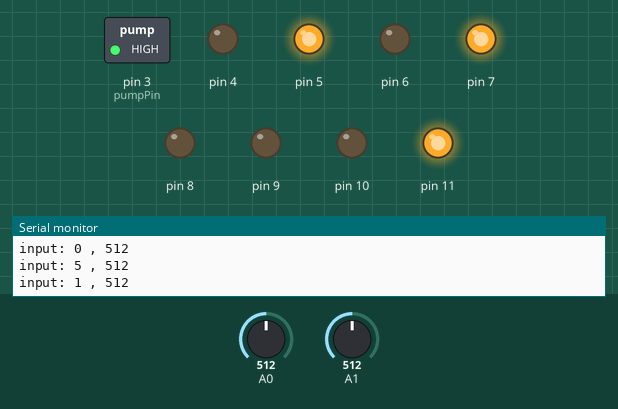
This sketch was run on a simulated Arduino Uno, built with avr-gcc and run on an emulated ATmega328P. Shown: switched loads named in the sketch (green lamp = pin HIGH), output pins drawn as LEDs (lit = HIGH), the last lines printed to the serial monitor. The inputs (shaded band) are chosen by the test bench; at power-on: A1 = 512, A0 = 512. Pins used as bus, display or sensor lines are not drawn.

Above: at 1.2 s.
1.3 s: A1 set to 208
4.3 s: A1 set to 185
At 5.6 s:
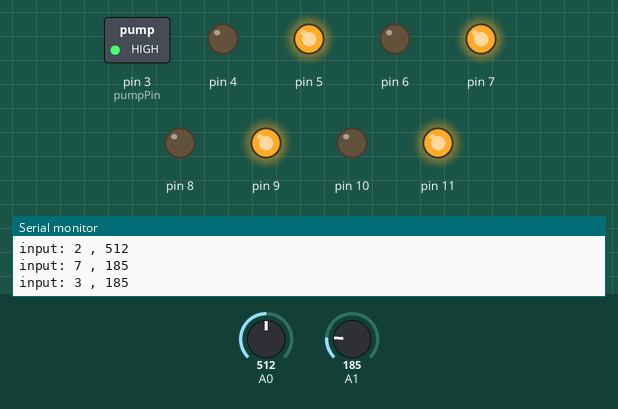
5.9 s: A1 set to 306
At 7.3 s:
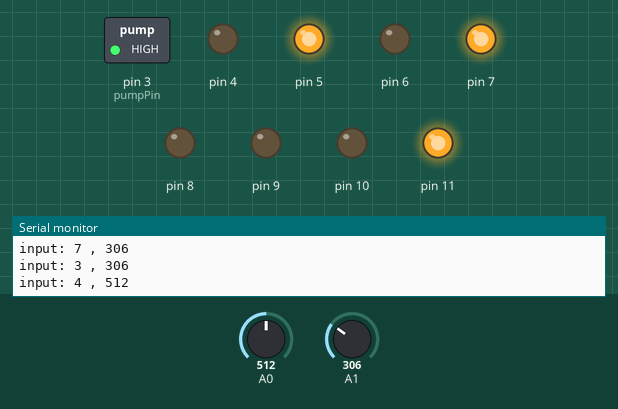
7.6 s: A1 set to 122
At 9.0 s:
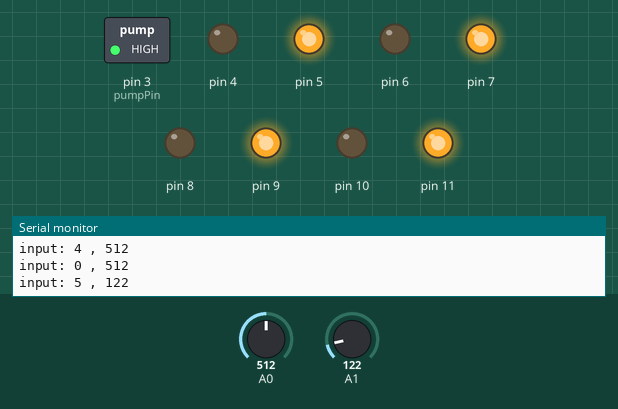
9.3 s: A0 set to 984
10.8 s: A0 set to 1008
Timing chart, 0 to 13.8 s (numbered marks = the images above; inputs shaded):
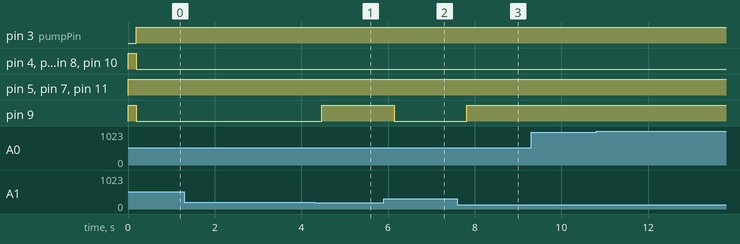

The sketch:

03-glove-control.ino
```cpp
#include <PCF8574.h> // imports the PCF8574 library See https://github.com/RobTillaart/PCF8574

#include "solenoid.h" // imports the header files for the solenoid and gloves
#include "glove.h"

#define LEFT_OUTER_KNEE_S     5
#define LEFT_OUTER_HIP_S      4
#define LEFT_INNER_KNEE_S     7
#define LEFT_INNER_HIP_S      6
#define RIGHT_INNER_KNEE_S    9
#define RIGHT_INNER_HIP_S     8
#define RIGHT_OUTER_KNEE_S    11
#define RIGHT_OUTER_HIP_S     10

// Each of these corresponds to one of the bits within the byte read by the PCF8574 chip. Each bit represents the state (pressed or not) of a button
#define LEFT_OUTER_KNEE_B     0
#define LEFT_OUTER_HIP_B      1
#define LEFT_INNER_KNEE_B     2
#define LEFT_INNER_HIP_B      3
#define RIGHT_INNER_KNEE_B    4
#define RIGHT_INNER_HIP_B     5
#define RIGHT_OUTER_KNEE_B    6
#define RIGHT_OUTER_HIP_B     7


// See https://github.com/RobTillaart/PCF8574 for documentation on this library
PCF8574 pcf(0x20); // it will always be 0x20 as it's the default address for the chip in our application

// Place to store the incoming byte from the above pcf
int incomingByte = 0;

Solenoid s_left_outer_knee(LEFT_OUTER_KNEE_S);
Solenoid s_left_outer_hip(LEFT_OUTER_HIP_S);
Solenoid s_left_inner_knee(LEFT_INNER_KNEE_S);
Solenoid s_left_inner_hip(LEFT_INNER_HIP_S);
Solenoid s_right_inner_knee(RIGHT_INNER_KNEE_S);
Solenoid s_right_inner_hip(RIGHT_INNER_HIP_S);
Solenoid s_right_outer_knee(RIGHT_OUTER_KNEE_S);
Solenoid s_right_outer_hip(RIGHT_OUTER_HIP_S);

Glove g_left_outer_knee(3);
Glove g_left_outer_hip(4);
Glove g_left_inner_knee(0);
Glove g_left_inner_hip(5);
Glove g_right_inner_knee(1);
Glove g_right_inner_hip(6);
Glove g_right_outer_knee(7);
Glove g_right_outer_hip(2);


void setup() // runs once when the microcontroller starts to setup various things needed
{
  Serial.begin(9600); // Start the serial port running at 9600 baud

  // call the setup functions for the pcf, solenoid, and glove classes
  pcf.begin();
  Glove::begin();
  s_left_outer_knee.begin();
  s_left_outer_hip.begin();
  s_left_inner_knee.begin();
  s_left_inner_hip.begin();
  s_right_inner_knee.begin();
  s_right_inner_hip.begin();
  s_right_outer_knee.begin();
  s_right_outer_hip.begin();
}

void solenoidLoops() // solenoid loop: calls the loop functions in each instance of the solenoid class
{
  s_left_outer_knee.loop();
  s_left_outer_hip.loop();
  s_left_inner_knee.loop();
  s_left_inner_hip.loop();
  s_right_inner_knee.loop();
  s_right_inner_hip.loop();
  s_right_outer_knee.loop();
  s_right_outer_hip.loop();
}

void gloveLoops() // glove loop: calls the loop functions in each instance of the glove class
{
  g_left_outer_knee.loop();
  g_left_outer_hip.loop();
  g_left_inner_knee.loop();
  g_left_inner_hip.loop();
  g_right_inner_knee.loop();
  g_right_inner_hip.loop();
  g_right_outer_hip.loop();
  g_right_outer_knee.loop();
}

void toggle(){

  // See https://github.com/RobTillaart/PCF8574 for documentation on this library
  byte inputStates = pcf.readButton8(); // Will read each input as a single byte

  if(g_left_outer_knee.isFlexed(240) || !bitRead(inputStates, LEFT_OUTER_KNEE_B)) // bitRead Isolates a bit from the byte. See https://www.arduino.cc/reference/en/language/functions/bits-and-bytes/bitread/
    s_left_outer_knee.retract(); //knees retract when the glove is flex, hips do the opposite
  else
    s_left_outer_knee.extend();

   if(g_left_outer_hip.isFlexed(200) || !bitRead(inputStates, LEFT_OUTER_HIP_B)) // isFlexed and bitRead are OR'ed ( || ) so either a button press or a flex of the glove will extend
     s_left_outer_hip.extend();
   else
     s_left_outer_hip.retract();

  if(g_left_inner_knee.isFlexed(240) || !bitRead(inputStates, LEFT_INNER_KNEE_B))
     s_left_inner_knee.retract();
   else
     s_left_inner_knee.extend();

   if(g_left_inner_hip.isFlexed(310) || !bitRead(inputStates, LEFT_INNER_HIP_B))
     s_left_inner_hip.extend();
   else
     s_left_inner_hip.retract();

   if(g_right_inner_knee.isFlexed(200)|| !bitRead(inputStates, RIGHT_INNER_KNEE_B))
     s_right_inner_knee.retract();
   else
     s_right_inner_knee.extend();

   if(g_right_inner_hip.isFlexed(250)|| !bitRead(inputStates, RIGHT_INNER_HIP_B))
     s_right_inner_hip.extend();
   else
     s_right_inner_hip.retract();

  if(g_right_outer_knee.isFlexed(250) || !bitRead(inputStates, RIGHT_OUTER_KNEE_B))
    s_right_outer_knee.retract();
  else
    s_right_outer_knee.extend();

  if(g_right_outer_hip.isFlexed(280) || !bitRead(inputStates, RIGHT_OUTER_HIP_B))
     s_right_outer_hip.extend();
   else
     s_right_outer_hip.retract();

}

// Loop runs continuously when microcontroller is running
void loop()
{
  solenoidLoops();
  gloveLoops();
  toggle();
  delay(100); // We only want to update it every 100ms to prevent it from being too jumpy
}
```

glove.cpp
```cpp
#include "glove.h"

// Refer to this datasheet for information on how the mux works https://www.ti.com/lit/ds/symlink/cd4052b.pdf
const int muxPinA = 12;
const int muxPinB = 13;

void Glove::begin()
{
   pinMode(muxPinA, OUTPUT); // Sets the mux pin A to output.
   pinMode(muxPinB, OUTPUT); // Sets the mux pin B to output.
   digitalWrite(muxPinA, LOW); // Sets the mux pin A to low (set the pin to ground)
   digitalWrite(muxPinB, LOW); // Sets the mux pin B to low (set the pin to ground)
}

Glove::Glove(int inputNumber) : inputNumber(inputNumber), adcValue(0)  // Glove class constructor
{
}


void Glove::loop()
{
  adcValue = 0;
   switch(inputNumber){ // This switch statement sets the mux so we can read from a particular finger.
      case 0:
      case 1:
         digitalWrite(muxPinA, LOW);
         digitalWrite(muxPinB, LOW);
      break;

      case 2:
      case 3:
         digitalWrite(muxPinA, LOW);
         digitalWrite(muxPinB, HIGH);
      break;

      case 4:
      case 5:
         digitalWrite(muxPinA, HIGH);
         digitalWrite(muxPinB, LOW);
      break;

      case 6:
      case 7:
         digitalWrite(muxPinA, HIGH);
         digitalWrite(muxPinB, HIGH);
      break;
   }

   delay(10);

   if(inputNumber % 2 == 0) // Our mux is a 8 input to 2 output. So we read the even inputs with one of the Arduino's ADC's and odd with the other
      adcValue = analogRead(A0);
   else
      adcValue = analogRead(A1);

   // Prints out input value to the serial port for help with debugging and setting the threshold
   Serial.print("input: ");
   Serial.print(inputNumber);
   Serial.print(" , ");
   Serial.println(adcValue);

}

// We need to read with a particular threashold as each finger doesn't have the same dimensions and what "flexed" is will vary.
// A calibration needs to be done for each finger to find what the flexed value limit is
bool Glove::isFlexed(unsigned int threshold)
{
   if(adcValue > threshold)
      return false;

   return true;
}
```

glove.h
```cpp
#ifndef GLOVE_H
#define GLOVE_H

#include <Arduino.h>

using namespace std;

class Glove {

   public:
      static void begin();
      Glove(int inputNumber);
      void loop();
      bool isFlexed(unsigned int threshold);

   private:
      static int muxPin;
      int adcValue;
      int inputNumber;

};

#endif
```

solenoid.cpp
```cpp
#include "solenoid.h"

// class variables... so shared amoungst the different instances of the class.
// Thus every instance of the class has access to solenoidActive and pumpPin
int Solenoid::solenoidActive = 0;
int Solenoid::pumpPin = 3;

elapsedSeconds timer;

Solenoid::Solenoid(int pin) : pin(pin), extending(false)
{
}

void Solenoid::begin()
{
   pinMode(pumpPin, OUTPUT); //sets the pin to output
   pinMode(pin, OUTPUT); //sets the pin to output
}

void Solenoid::extend()
{
   if(!extending){
      extending = true;
      solenoidActive++;  //We keep a tally of the number of solenoids active so we know when to keep the pump on
   }
   timer = 0;
}

void Solenoid::retract()
{
   if(extending){
      extending = false;
      solenoidActive--;
   }
}

void Solenoid::loop()
{
   if(solenoidActive > 0){ // If any solenoid is active we want the pump to be active
      digitalWrite(pumpPin, HIGH);
   }else{
      digitalWrite(pumpPin, LOW);
   }

   // We have a timout so it remains active for a bit. Needed to maintain pressure
   if((solenoidActive > 0 || timer < TIMEOUT_PERIOD) && !extending){
      digitalWrite(pin, HIGH);
   }else{
      digitalWrite(pin, LOW);
   }

}
```

solenoid.h
```cpp
#ifndef SOLENOID_H
#define SOLENOID_H

#include <Arduino.h>
#include <elapsedMillis.h>

#define TIMEOUT_PERIOD 30  // Set to 30 seconds

using namespace std;

class Solenoid {

   public:
      Solenoid(int pin);
      void begin();
      void extend();
      void retract();
      void loop();

   private:
      static int solenoidActive;
      static int pumpPin;
      int pin;
      bool extending;

};

#endif
```

Measured:
- the behaviour switches between 201 and 200 on A1 (found by bisection; images 0 and 1)
- after the input at 4.3 s, pin 9: LOW → HIGH after 0.17 s
- after the input at 5.9 s, pin 9: HIGH → LOW after 0.24 s
- after the input at 7.6 s, pin 9: LOW → HIGH after 0.22 s
